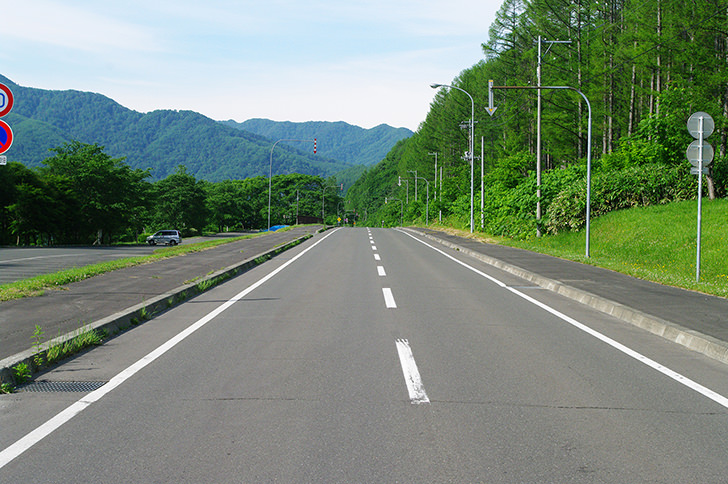
#> input picture road.jpg, 728 x 484 px
$ python program31.py
#> lines starting #> are read from the running program, lines starting #| are printed output that depends on the picture; after the words box and inside, x2 and y2 are one past the last pixel; in counts of white or black regions, pixels touching at a corner belong together
import cv2
import numpy as np

img = cv2.imread('road.jpg')
#> img is the input picture: shape (484, 728, 3); mean B, G, R 121.4, 137.6, 121.6
gray = cv2.cvtColor(img, cv2.COLOR_BGR2GRAY)
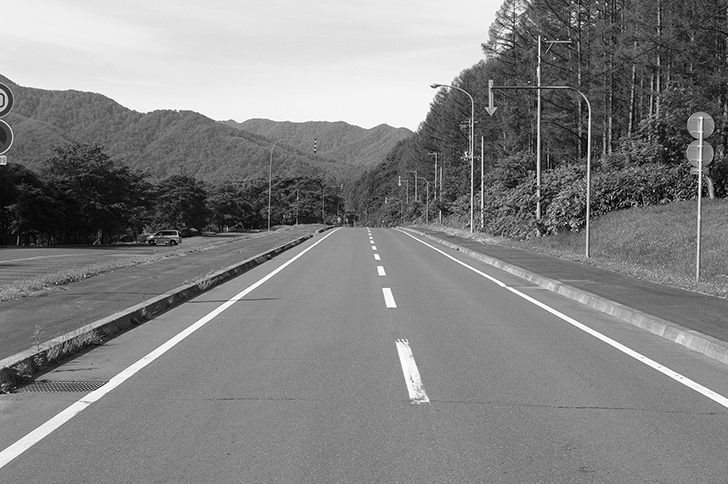
#> gray: shape (484, 728); min 0, max 255, mean 131
edges = cv2.Canny(gray,200,300)
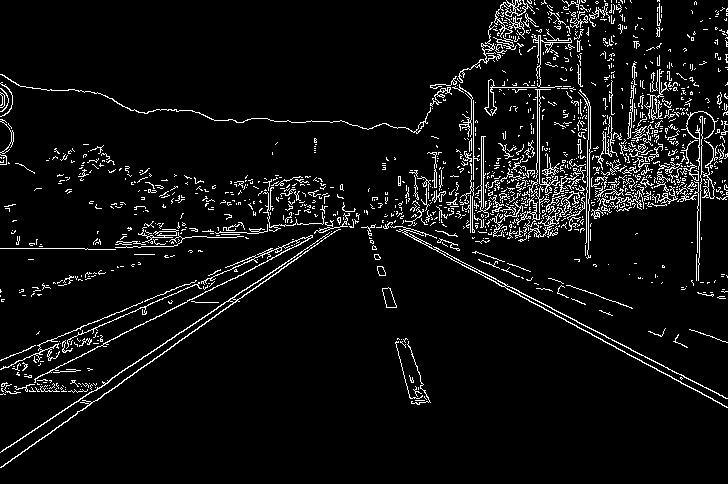
#> edges: shape (484, 728); 6% white in thin lines or dots

lines = cv2.HoughLinesP(edges,1,np.pi/180,100,minLineLength=80,maxLineGap=10)
#> lines = 82 rows, first 6: [0, 467, 296, 259], [34, 379, 387, 199], [93, 391, 357, 213], [606, 337, 726, 398], [479, 271, 727, 398], [382, 222, 624, 351]

for line in lines:
    x1, y1, x2, y2 = line[0]
    cv2.line(img, (x1,y1), (x2,y2), (0,0,255), 2)
#> this loop made 82 passes
#> (x1, y1, x2, y2) on passes 1 to 12: (0, 467, 296, 259), (34, 379, 387, 199), (93, 391, 357, 213), (606, 337, 726, 398), (479, 271, 727, 398), (382, 222, 624, 351), (162, 299, 356, 213), (453, 212, 725, 189), (250, 229, 358, 218), (416, 218, 674, 195), (400, 218, 718, 190), (382, 221, 589, 207)
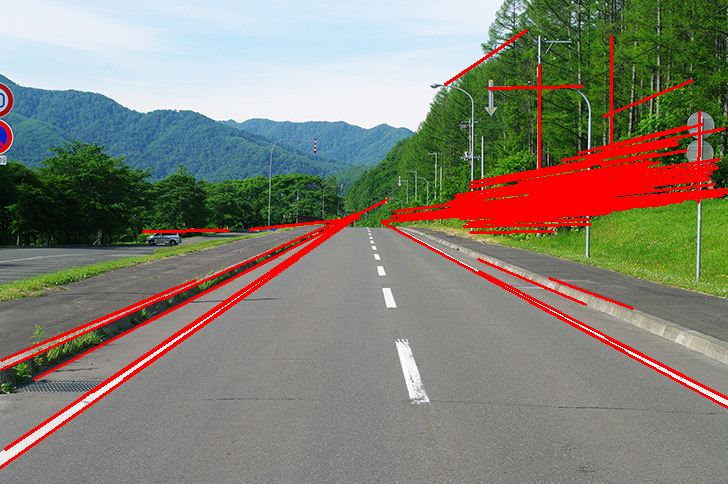
#> img: shape (484, 728, 3); 7.16% of pixels changed, all inside (x1, y1, x2, y2) = (0, 29, 728, 469)

cv2.imshow("Image",img)
cv2.imshow("Edges",edges)

key = cv2.waitKey(0)
#> (key Esc is pressed here)

cv2.destroyWindow("Image")
cv2.destroyWindow("Edges")

$ run again, with mandrill.jpg copied over road.jpg
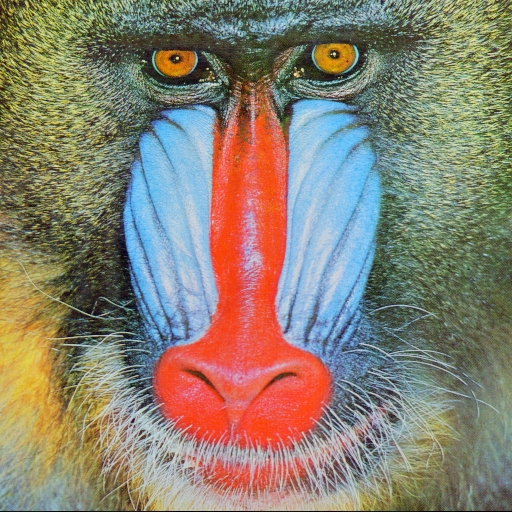
#> input picture mandrill.jpg, 512 x 512 px
#> img is the input picture: shape (512, 512, 3); mean B, G, R 113.1, 128.9, 137.4
#> `edges = cv2.Canny(gray,200,300)`:
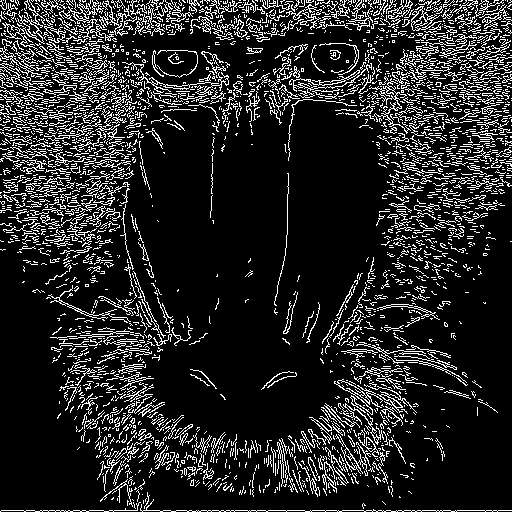
#> edges: shape (512, 512); 14.8% white in thin lines or dots
#> lines = 213 rows, first 6: [1, 510, 511, 510], [2, 3, 368, 15], [3, 67, 345, 103], [291, 95, 505, 69], [335, 20, 456, 20], [162, 101, 246, 93]
#> the loop `for line in lines:` made 213 passes
#> after the loop `for line in lines:`:
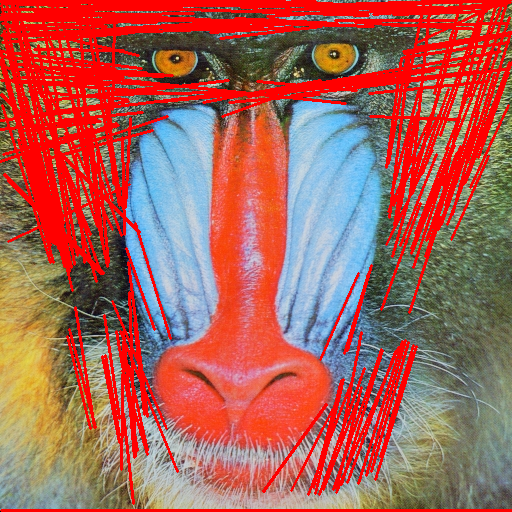
#> img: shape (512, 512, 3); mean B, G, R 87.9, 98, 170
